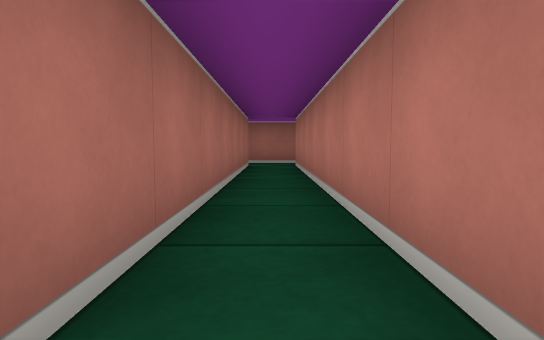
view 1 (above)

21 first-person views from a walk through a cub3D ray-caster map. The camera is about half as high as the walls, tilts 4° down and sees 75° across. The floor is counted in squares. Each view is taken from the middle of a square. On the plan, view 1 faces up. The plan holds only what a view shows up to about 9 squares ahead; the rest is blank.

view 2
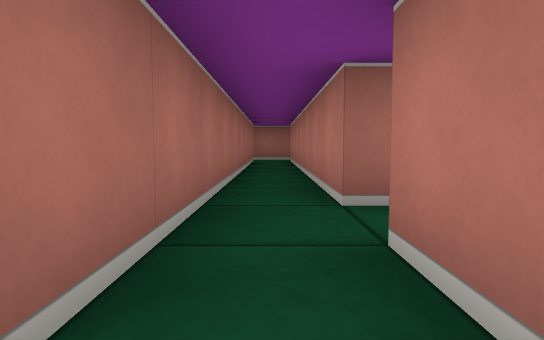

view 3
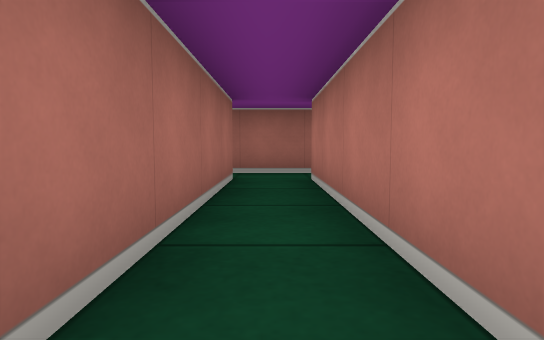

view 4
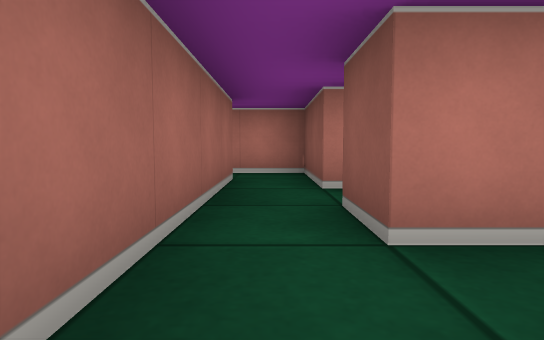

view 5
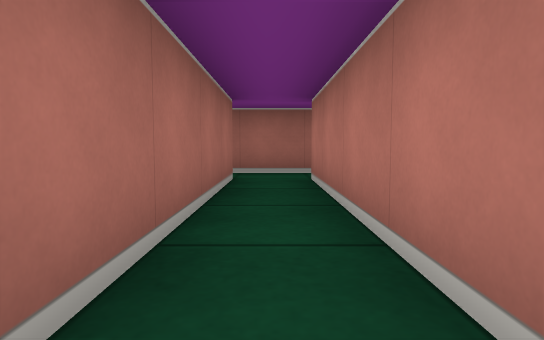

view 6
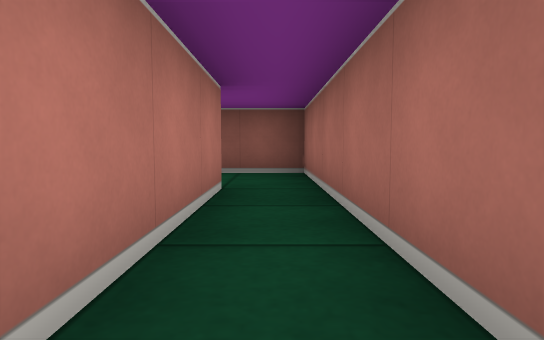

view 7
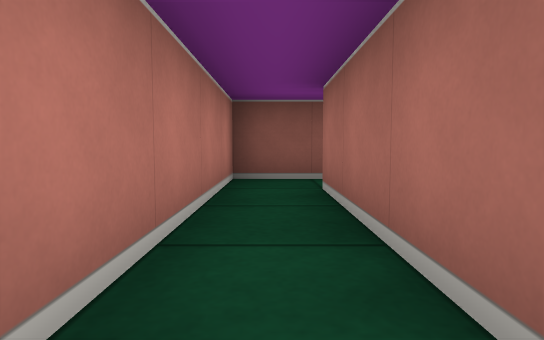

view 8
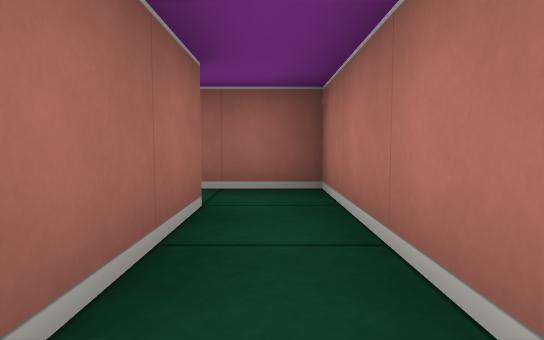

view 9
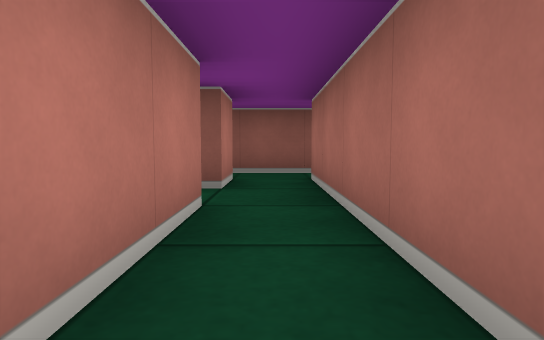

view 10
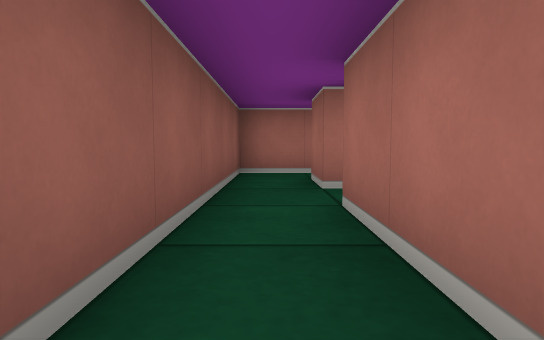

view 11
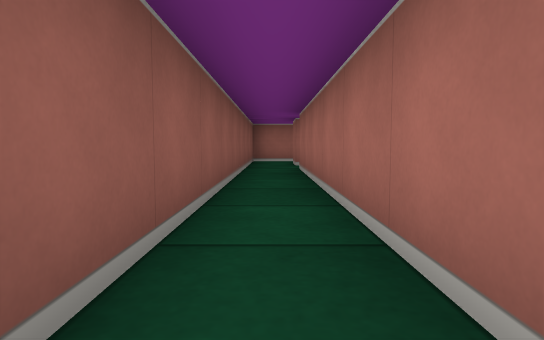

view 12
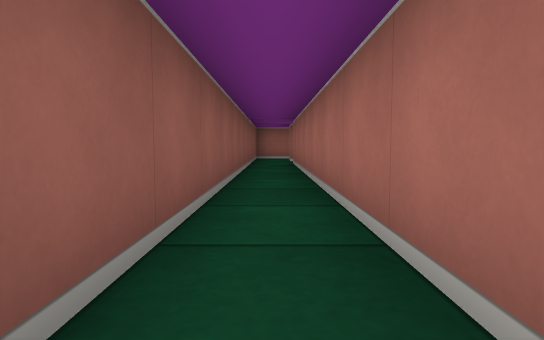

view 13
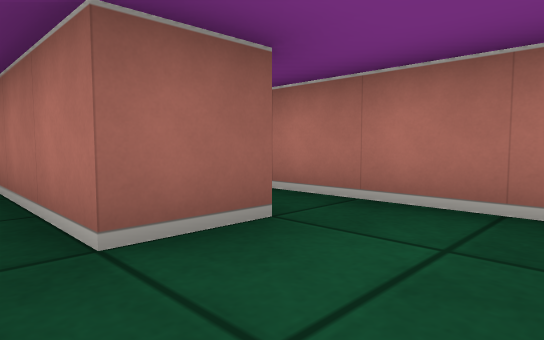

view 14
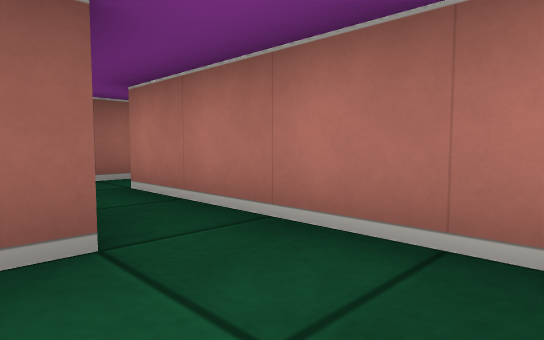

view 15
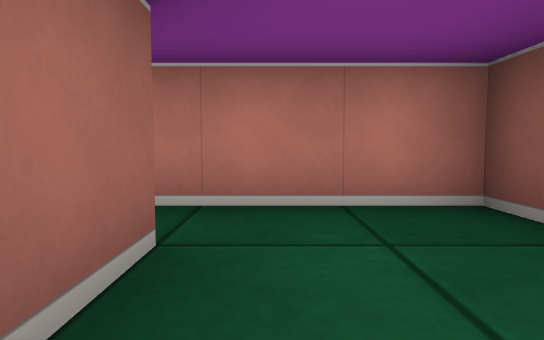

view 16
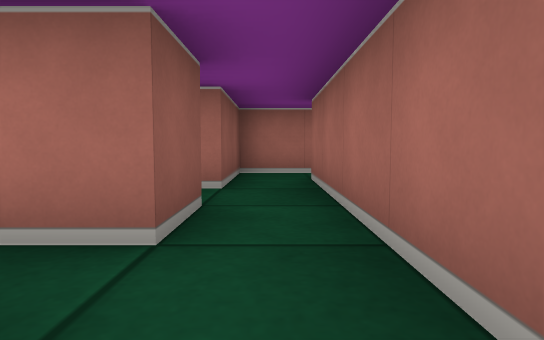

view 17
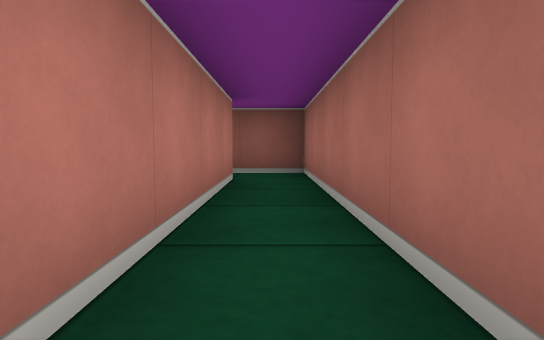

view 18
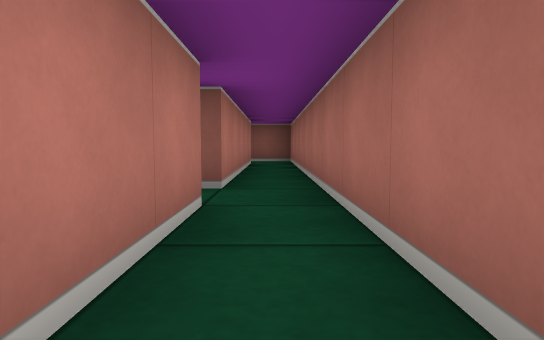

view 19
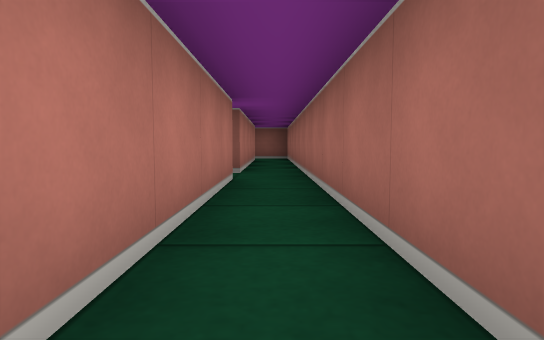

view 20
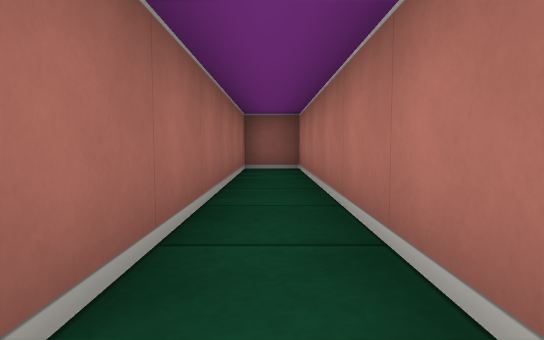

view 21
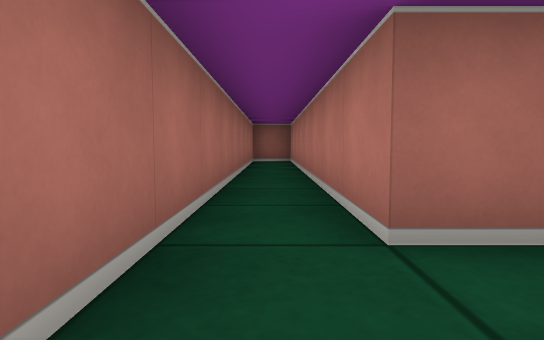

### Floor plan
Ten units are one square. View 1 is at (0, 0); x grows to the right and y downward. Boxes are objects, and circles mark ways between rooms. Rooms are numbered by the first view taken in them; rooms with no view inside come last. Other rooms are left out.
<svg viewBox="-30 -230 155 260">
<path fill="none" stroke="#000" d="M5 -5 5 -75M-15 -75 -5 -75 -5 5M5 -85 -15 -85M84 15 5 15 5 5M-5 5 -5 15 -15 15M-15 25 84 25M25 -35 25 -75M5 -75 15 -75 15 -15 25 -15M25 -85 5 -85M35 -115 35 -85 25 -85M25 -75 45 -75 45 -125 32 -125M36 -35 25 -35M25 -15 45 -15 45 -35M-15 -145 -15 -225 -25 -225 -25 -75 -15 -75M-15 -85 -15 -135M45 -35 45 -55"/>
<circle cx="0" cy="10" r="3" fill="#2a7"/>
<circle cx="10" cy="-80" r="3" fill="#2a7"/>
<circle cx="-10" cy="-80" r="3" fill="#2a7"/>
<circle cx="30" cy="-80" r="3" fill="#2a7"/>
<circle cx="30" cy="-25" r="3" fill="#2a7"/>
<circle cx="40" cy="-45" r="3" fill="#2a7"/>
<text x="0" y="-40">1</text>
<text x="120" y="20">2</text>
<text x="20" y="-50">3</text>
<text x="40" y="-100">4</text>
<text x="30" y="-30">5</text>
<text x="-20" y="-150">6</text>
<text x="40" y="-50">7</text>
</svg>
Room 1 opens to room 2. Room 1 opens to room 3. Room 1 opens to room 6. Room 3 opens to room 4. Room 3 opens to room 5. Room 5 opens to room 7.

Where each view was taken, in squares from view 1:
view 1: 0 up, 0 right, facing up
view 2: 2 down, 0 right, facing up
view 3: 3 up, 0 right, facing up
view 4: 8 up, 1 left, facing right
view 5: 3 up, 2 right, facing up
view 6: 7 up, 2 right, facing down
view 7: 12 up, 4 right, facing down
view 8: 9 up, 4 right, facing up
view 9: 3 up, 0 right, facing down
view 10: 2 down, 3 right, facing left
view 11: 2 down, 7 right, facing left
view 12: 2 down, 9 right, facing left
view 13: 2 up, 2 right, facing up-right
view 14: 2 up, 3 right, facing up-right
view 15: 3 up, 2 right, facing right
view 16: 8 up, 3 right, facing left
view 17: 13 up, 2 left, facing down
view 18: 17 up, 2 left, facing down
view 19: 19 up, 2 left, facing down
view 20: 16 up, 2 left, facing up
view 21: 13 up, 2 left, facing up
